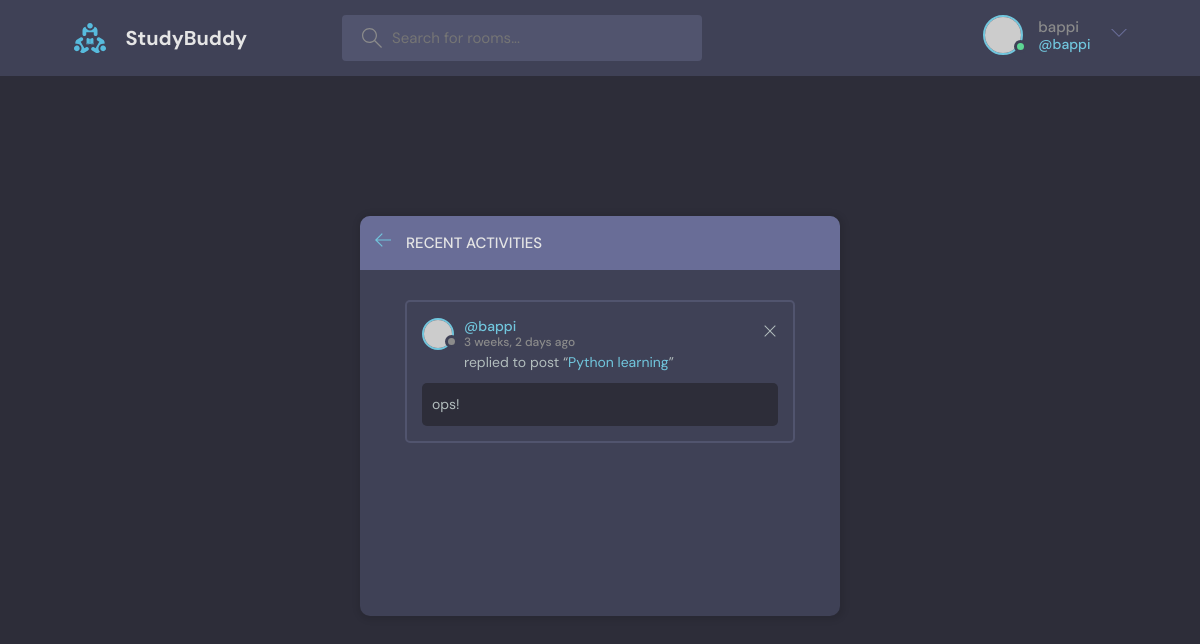
Screenshot of /activity/ (signed in) with the database file from the repository.
### base/models.py (models this page shows, shortened)
class Message(models.Model):
    user = models.ForeignKey(User, on_delete=models.CASCADE)
    room = models.ForeignKey(Rooms, on_delete=models.CASCADE)
    body = models.TextField(max_length=200)
    updated = models.DateTimeField(auto_now=True)
    created = models.DateTimeField(auto_now_add=True)
    class Meta:
        ordering = ['-updated','-created']

class Rooms(models.Model):
    host = models.ForeignKey(User, on_delete=models.SET_NULL, null=True)
    topic = models.ForeignKey(Topic, on_delete=models.SET_NULL, null=True)
    name = models.CharField(max_length=200)
    description = models.TextField(null=True, blank=True)
    participants = models.ManyToManyField(User, related_name='participants', blank=True)
    updated = models.DateTimeField(auto_now=True)
    created = models.DateTimeField(auto_now_add=True)
    class Meta:
        ordering = ['-updated','-created']
    def __str__(self):
        return self.name

### base/views.py (the view)
# urls.py: path('activity/', views.activityPage, name='activity'),
def activityPage(request):
    room_messages = Message.objects.all()
    return render(request, 'base/activity.html',{'room_messages':room_messages})

### base/templates/base/activity.html
{% extends 'main.html' %}
{% block content %}
    <main class="layout">
      <div class="container">
        <div class="layout__box">
          <div class="layout__boxHeader">
            <div class="layout__boxTitle">
              <a href="{% url 'home' %}}">
                <svg version="1.1" xmlns="http://www.w3.org/2000/svg" width="32" height="32" viewBox="0 0 32 32">
                  <title>arrow-left</title>
                  <path
                    d="M13.723 2.286l-13.723 13.714 13.719 13.714 1.616-1.611-10.96-10.96h27.625v-2.286h-27.625l10.965-10.965-1.616-1.607z"
                  ></path>
                </svg>
              </a>
              <h3>Recent Activities</h3>
            </div>
          </div>
          <div class="activities-page layout__body">
            {% for message in room_messages %}
              <div class="activities__box">
                <div class="activities__boxHeader roomListRoom__header">
                  <a href="{% url 'user_profile' message.user.id %}" class="roomListRoom__author">
                    <div class="avatar avatar--small">
                      <img src="https://randomuser.me/api/portraits/women/11.jpg" />
                    </div>
                    <p>
                      @{{ message.user}}
                      <span>{{ message.created|timesince }} ago</span>
                    </p>
                  </a>
                  {% if request.user == message.user %}
                  <div class="roomListRoom__actions">
                    <a href="{% url 'delete_message' message.id  %}">
                      <svg version="1.1" xmlns="http://www.w3.org/2000/svg" width="32" height="32" viewBox="0 0 32 32">
                        <title>remove</title>
                        <path
                          d="M27.314 6.019l-1.333-1.333-9.98 9.981-9.981-9.981-1.333 1.333 9.981 9.981-9.981 9.98 1.333 1.333 9.981-9.98 9.98 9.98 1.333-1.333-9.98-9.98 9.98-9.981z"
                        ></path>
                      </svg>
                    </a>
                  </div>
                  {% endif %}
                </div>
                <div class="activities__boxContent">
                  <p>replied to post “<a href="{% url 'room' message.room.id %}">{{ message.room }}</a>”</p>
                  <div class="activities__boxRoomContent">
                      {{ message.body }}
                  </div>
                </div>
              </div>
              {% endfor %}
          </div>
        </div>
      </div>
    </main>
{% endblock content %}

### templates/navbar.html (shortened to what this page needs)
{% load static %}
<header class="header header--loggedIn">
    <div class="container">
      <a href="{% url 'home' %}" class="header__logo">
        <img src="{% static 'images/logo.svg' %}" />
        <h1>StudyBuddy</h1>
      </a>
      <form class="header__search" method="GET" action="{% url 'home' %}" >
        <label>
          <input type="text" name="q" placeholder="Search for rooms..." />
        </label>
      </form>
      <nav class="header__menu">
        {% if request.user.is_authenticated %}
        <div class="header__user">
          <a href="{% url 'update_user' %}">
            <div class="avatar avatar--medium active">
              <img src="https://randomuser.me/api/portraits/men/37.jpg" />
            </div>
            <p> {{request.user.username}} <span>@{{request.user.username}}</span></p>
          </a>
          <button class="dropdown-button">
            <svg version="1.1" xmlns="http://www.w3.org/2000/svg" width="32" height="32" viewBox="0 0 32 32">
              <title>chevron-down</title>
              <path d="M16 21l-13-13h-3l16 16 16-16h-3l-13 13z"></path>
            </svg>
          </button>
        </div>
        {% else %}
        <a href="{% url 'login' %}">
          <img src="{% static 'images/avatar.svg' %}" />
          <p>Login</p>
        </a>
        {% endif %}
      </nav>
    </div>
  </header>

### rows the page displays
Message: user "bappi", created "3 weeks, 2 days", room "Python learning", body "ops!"

### other values shown
{{ request.user.username }} "bappi"
